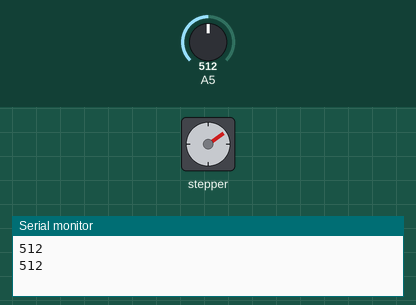
Bench run of a sketch on a simulated Arduino Uno, built with avr-gcc and run on an emulated ATmega328P. Shown: stepper motor, the last lines printed to the serial monitor. Wiring (inferred from the names in the program): stepper motor (2048 steps per turn assumed): coils pin 8, pin 9, pin 10, pin 11. The test bench sets the inputs (shaded band); at power-on: A5 = 512.

Above: at 4.9 s.
5.0 s: A5 set to 190
At 5.27 s:
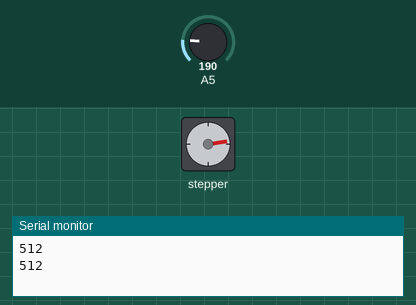
10.5 s: A5 set to 210
At 10.69 s:
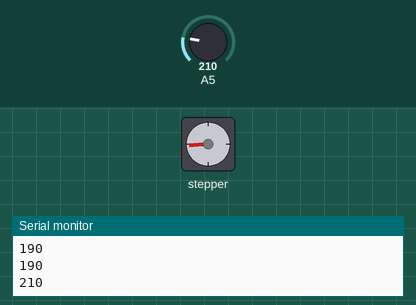
Timing chart, 0 to 26.1 s (numbered marks = the images above; inputs shaded):
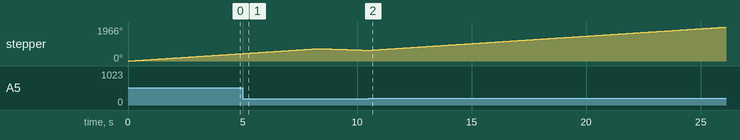

The sketch:

sketch_sep9a.ino
```cpp
//declare variables for the motor pins
int motorPin1 = 8;    // Blue
int motorPin2 = 9;    // Pink
int motorPin3 = 10;   // Yellow
int motorPin4 = 11;   // Orange
                      // Red
int motorSpeed = 2;  //variable to set stepper speed
int stepCount = 0;    // number of steps the motor has taken

void setup() {
  pinMode(motorPin1, OUTPUT);  //declare the motor pins as outputs
  pinMode(motorPin2, OUTPUT);
  pinMode(motorPin3, OUTPUT);
  pinMode(motorPin4, OUTPUT);
  Serial.begin(9600);  // initialize the serial port:
}
void wavedrive() { //หมุน motor แบบ wavedrive
  // 1
  digitalWrite(motorPin4, 1);
  digitalWrite(motorPin3, 0);
  digitalWrite(motorPin2, 0);
  digitalWrite(motorPin1, 0);
  delay(motorSpeed);

  //2
  digitalWrite(motorPin4, 0);
  digitalWrite(motorPin3, 1);
  digitalWrite(motorPin2, 0);
  digitalWrite(motorPin1, 0);
  delay(motorSpeed);

  //3
  digitalWrite(motorPin4, 0);
  digitalWrite(motorPin3, 0);
  digitalWrite(motorPin2, 1);
  digitalWrite(motorPin1, 0);
  delay(motorSpeed);

  //4
  digitalWrite(motorPin4, 0);
  digitalWrite(motorPin3, 0);
  digitalWrite(motorPin2, 0);
  digitalWrite(motorPin1, 1);
  delay(motorSpeed);
}
void re_wavedrive() { //หมุน motor แบบ wavedrive เปลี่ยนทิศทาง
  // 1
  digitalWrite(motorPin4, 0);
  digitalWrite(motorPin3, 0);
  digitalWrite(motorPin2, 0);
  digitalWrite(motorPin1, 1);
  delay(motorSpeed);

  //2
  digitalWrite(motorPin4, 0);
  digitalWrite(motorPin3, 0);
  digitalWrite(motorPin2, 1);
  digitalWrite(motorPin1, 0);
  delay(motorSpeed);

  //3
  digitalWrite(motorPin4, 0);
  digitalWrite(motorPin3, 1);
  digitalWrite(motorPin2, 0);
  digitalWrite(motorPin1, 0);
  delay(motorSpeed);

  //4
  digitalWrite(motorPin4, 1);
  digitalWrite(motorPin3, 0);
  digitalWrite(motorPin2, 0);
  digitalWrite(motorPin1, 0);
  delay(motorSpeed);
}
void fullstep() { //หมุน motor แบบ fullstep
  // 1
  digitalWrite(motorPin4, HIGH);
  digitalWrite(motorPin3, HIGH);
  digitalWrite(motorPin2, LOW);
  digitalWrite(motorPin1, LOW);
  delay(motorSpeed);
  // 2
  digitalWrite(motorPin4, LOW);
  digitalWrite(motorPin3, HIGH);
  digitalWrite(motorPin2, HIGH);
  digitalWrite(motorPin1, LOW);
  delay(motorSpeed);
  // 3
  digitalWrite(motorPin4, LOW);
  digitalWrite(motorPin3, LOW);
  digitalWrite(motorPin2, HIGH);
  digitalWrite(motorPin1, HIGH);
  delay(motorSpeed);
  // 4
  digitalWrite(motorPin4, HIGH);
  digitalWrite(motorPin3, LOW);
  digitalWrite(motorPin2, LOW);
  digitalWrite(motorPin1, HIGH);
  delay(motorSpeed);
}
void halfstep(){ //หมุน motor แบบ halfstep
 // 1
 digitalWrite(motorPin4, HIGH);
 digitalWrite(motorPin3, LOW);
 digitalWrite(motorPin2, LOW);
 digitalWrite(motorPin1, LOW);
 delay(motorSpeed);
 // 2
 digitalWrite(motorPin4, HIGH);
 digitalWrite(motorPin3, HIGH);
 digitalWrite(motorPin2, LOW);
 digitalWrite(motorPin1, LOW);
 delay (motorSpeed);
 // 3
 digitalWrite(motorPin4, LOW);
 digitalWrite(motorPin3, HIGH);
 digitalWrite(motorPin2, LOW);
 digitalWrite(motorPin1, LOW);
 delay(motorSpeed);
 // 4
 digitalWrite(motorPin4, LOW);
 digitalWrite(motorPin3, HIGH);
 digitalWrite(motorPin2, HIGH);
 digitalWrite(motorPin1, LOW);
 delay(motorSpeed);
 // 5
 digitalWrite(motorPin4, LOW);
 digitalWrite(motorPin3, LOW);
 digitalWrite(motorPin2, HIGH);
 digitalWrite(motorPin1, LOW);
 delay(motorSpeed);
 // 6
 digitalWrite(motorPin4, LOW);
 digitalWrite(motorPin3, LOW);
 digitalWrite(motorPin2, HIGH);
 digitalWrite(motorPin1, HIGH);
 delay (motorSpeed);
 // 7
 digitalWrite(motorPin4, LOW);
 digitalWrite(motorPin3, LOW);
 digitalWrite(motorPin2, LOW);
 digitalWrite(motorPin1, HIGH);
 delay(motorSpeed);
 // 8
 digitalWrite(motorPin4, HIGH);
 digitalWrite(motorPin3, LOW);
 digitalWrite(motorPin2, LOW);
 digitalWrite(motorPin1, HIGH);
 delay(motorSpeed);
}
void stopwavedrive() { //หยุดหมุน motor
  // 1
  digitalWrite(motorPin4, 0);
  digitalWrite(motorPin3, 0);
  digitalWrite(motorPin2, 0);
  digitalWrite(motorPin1, 0);
  delay(motorSpeed);

  //2
  digitalWrite(motorPin4, 0);
  digitalWrite(motorPin3, 0);
  digitalWrite(motorPin2, 0);
  digitalWrite(motorPin1, 0);
  delay(motorSpeed);

  //3
  digitalWrite(motorPin4, 0);
  digitalWrite(motorPin3, 0);
  digitalWrite(motorPin2, 0);
  digitalWrite(motorPin1, 0);
  delay(motorSpeed);

  //4
  digitalWrite(motorPin4, 0);
  digitalWrite(motorPin3, 0);
  digitalWrite(motorPin2, 0);
  digitalWrite(motorPin1, 0);
  delay(motorSpeed);
}

void loop() {
  int temp = analogRead(A5);
  Serial.println(temp);
  // จ่ายไฟให ้ทํางานครั้งละ 1 ขด
  //wavedrive();
  if(temp<200)
  {
    stopwavedrive();
  }
  else if(temp < 100)
  {
    stepCount = 0;
    while(stepCount < 512)
    {
      wavedrive();
      stepCount++;
    }
  }
  else
  {
    stepCount = 0;
    for(int n = 0;n<3;n++);
    {
      for(int i = 0;i<512;i++)
      {
        re_wavedrive();
      }
    }
  }
  fullstep();  // จ่ายไฟให ้ทํางานครั้งละ 2 ขด
  halfstep(); // ใชทั้งสองแบบรวมกันทําให ้หมุนได ้ครั้งละครึ่งเสตป ้
  //Serial.print("steps:");
  //Serial.println(stepCount);
  stepCount++;
}
```
